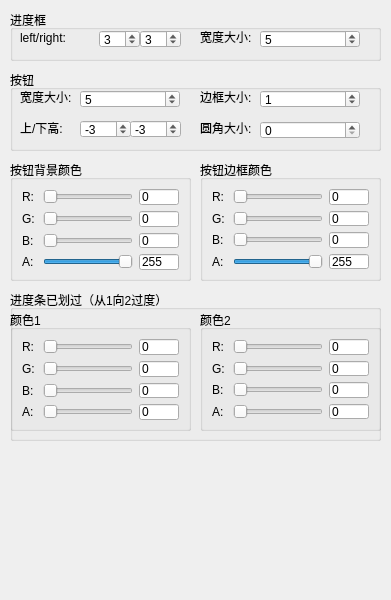
        <widget class="QWidget" name="scrollAreaWidgetContents">
         <property name="enabled">
          <bool>true</bool>
         </property>
         <property name="geometry">
          <rect>
           <x>0</x>
           <y>-64</y>
           <width>391</width>
           <height>600</height>
          </rect>
         </property>
         <widget class="QGroupBox" name="groupBox_20">
          <property name="geometry">
           <rect>
            <x>10</x>
            <y>70</y>
            <width>371</width>
            <height>81</height>
           </rect>
          </property>
          <property name="title">
           <string>按钮</string>
          </property>
          <widget class="QLabel" name="label_29">
           <property name="geometry">
            <rect>
             <x>10</x>
             <y>50</y>
             <width>54</width>
             <height>16</height>
            </rect>
           </property>
           <property name="text">
            <string>上/下高:</string>
           </property>
          </widget>
          <widget class="QSpinBox" name="spinBox_10">
           <property name="geometry">
            <rect>
             <x>70</x>
             <y>50</y>
             <width>51</width>
             <height>18</height>
            </rect>
           </property>
           <property name="minimum">
            <number>-10</number>
           </property>
           <property name="value">
            <number>-3</number>
           </property>
          </widget>
          <widget class="QLabel" name="label_31">
           <property name="geometry">
            <rect>
             <x>10</x>
             <y>19</y>
             <width>54</width>
             <height>16</height>
            </rect>
           </property>
           <property name="text">
            <string>宽度大小:</string>
           </property>
          </widget>
          <widget class="QSpinBox" name="spinBox_11">
           <property name="geometry">
            <rect>
             <x>120</x>
             <y>50</y>
             <width>51</width>
             <height>18</height>
            </rect>
           </property>
           <property name="minimum">
            <number>-10</number>
           </property>
           <property name="value">
            <number>-3</number>
           </property>
          </widget>
          <widget class="QSpinBox" name="spinBox_9">
           <property name="geometry">
            <rect>
             <x>70</x>
             <y>20</y>
             <width>100</width>
             <height>18</height>
            </rect>
           </property>
           <property name="value">
            <number>5</number>
           </property>
          </widget>
          <widget class="QSpinBox" name="spinBox_12">
           <property name="geometry">
            <rect>
             <x>250</x>
             <y>51</y>
             <width>100</width>
             <height>18</height>
            </rect>
           </property>
          </widget>
          <widget class="QLabel" name="label_40">
           <property name="geometry">
            <rect>
             <x>190</x>
             <y>50</y>
             <width>54</width>
             <height>16</height>
            </rect>
           </property>
           <property name="text">
            <string>圆角大小:</string>
           </property>
          </widget>
          <widget class="QSpinBox" name="spinBox_13">
           <property name="geometry">
            <rect>
             <x>250</x>
             <y>20</y>
             <width>100</width>
             <height>18</height>
            </rect>
           </property>
           <property name="value">
            <number>1</number>
           </property>
          </widget>
          <widget class="QLabel" name="label_41">
           <property name="geometry">
            <rect>
             <x>190</x>
             <y>19</y>
             <width>54</width>
             <height>16</height>
            </rect>
           </property>
           <property name="text">
            <string>边框大小:</string>
           </property>
          </widget>
         </widget>
         <widget class="QGroupBox" name="groupBox_21">
          <property name="geometry">
           <rect>
            <x>10</x>
            <y>160</y>
            <width>181</width>
            <height>121</height>
           </rect>
          </property>
          <property name="maximumSize">
           <size>
            <width>300</width>
            <height>138</height>
           </size>
          </property>
          <property name="title">
           <string>按钮背景颜色</string>
          </property>
          <layout class="QGridLayout" name="gridLayout_5">
           <item row="0" column="0">
            <widget class="QLabel" name="label_35">
             <property name="minimumSize">
              <size>
               <width>15</width>
               <height>0</height>
              </size>
             </property>
             <property name="text">
              <string>R:</string>
             </property>
            </widget>
           </item>
           <item row="4" column="0">
            <widget class="QLabel" name="label_34">
             <property name="minimumSize">
              <size>
               <width>15</width>
               <height>0</height>
              </size>
             </property>
             <property name="text">
              <string>A:</string>
             </property>
            </widget>
           </item>
           <item row="4" column="2">
            <widget class="QLineEdit" name="lineEdit_17">
             <property name="maximumSize">
              <size>
               <width>40</width>
               <height>16777215</height>
              </size>
             </property>
             <property name="text">
              <string>255</string>
             </property>
            </widget>
           </item>
           <item row="3" column="2">
            <widget class="QLineEdit" name="lineEdit_16">
             <property name="maximumSize">
              <size>
               <width>40</width>
               <height>16777215</height>
              </size>
             </property>
             <property name="text">
              <string>0</string>
             </property>
            </widget>
           </item>
           <item row="2" column="2">
            <widget class="QLineEdit" name="lineEdit_15">
             <property name="maximumSize">
              <size>
               <width>40</width>
               <height>16777215</height>
              </size>
             </property>
             <property name="text">
              <string>0</string>
             </property>
            </widget>
           </item>
           <item row="0" column="2">
            <widget class="QLineEdit" name="lineEdit_14">
             <property name="maximumSize">
              <size>
               <width>40</width>
               <height>16777215</height>
              </size>
             </property>
             <property name="text">
              <string>0</string>
             </property>
            </widget>
           </item>
           <item row="2" column="0">
            <widget class="QLabel" name="label_32">
             <property name="minimumSize">
              <size>
               <width>15</width>
               <height>0</height>
              </size>
             </property>
             <property name="text">
              <string>G:</string>
             </property>
            </widget>
           </item>
           <item row="3" column="0">
            <widget class="QLabel" name="label_33">
             <property name="minimumSize">
              <size>
               <width>15</width>
               <height>0</height>
              </size>
             </property>
             <property name="text">
              <string>B:</string>
             </property>
            </widget>
           </item>
           <item row="0" column="1">
            <widget class="QSlider" name="horizontalSlider_14">
             <property name="maximum">
              <number>255</number>
             </property>
             <property name="orientation">
              <enum>Qt::Horizontal</enum>
             </property>
            </widget>
           </item>
           <item row="2" column="1">
            <widget class="QSlider" name="horizontalSlider_15">
             <property name="minimumSize">
              <size>
               <width>0</width>
               <height>0</height>
              </size>
             </property>
             <property name="maximum">
              <number>255</number>
             </property>
             <property name="orientation">
              <enum>Qt::Horizontal</enum>
             </property>
            </widget>
           </item>
           <item row="3" column="1">
            <widget class="QSlider" name="horizontalSlider_16">
             <property name="maximum">
              <number>255</number>
             </property>
             <property name="orientation">
              <enum>Qt::Horizontal</enum>
             </property>
            </widget>
           </item>
           <item row="4" column="1">
            <widget class="QSlider" name="horizontalSlider_17">
             <property name="maximum">
              <number>255</number>
             </property>
             <property name="value">
              <number>255</number>
             </property>
             <property name="orientation">
              <enum>Qt::Horizontal</enum>
             </property>
            </widget>
           </item>
          </layout>
         </widget>
         <widget class="QGroupBox" name="groupBox_22">
          <property name="geometry">
           <rect>
            <x>200</x>
            <y>160</y>
            <width>181</width>
            <height>121</height>
           </rect>
          </property>
          <property name="maximumSize">
           <size>
            <width>300</width>
            <height>138</height>
           </size>
          </property>
          <property name="title">
           <string>按钮边框颜色</string>
          </property>
          <layout class="QGridLayout" name="gridLayout_6">
           <item row="0" column="0">
            <widget class="QLabel" name="label_36">
             <property name="minimumSize">
              <size>
               <width>15</width>
               <height>0</height>
              </size>
             </property>
             <property name="text">
              <string>R:</string>
             </property>
            </widget>
           </item>
           <item row="0" column="1">
            <widget class="QSlider" name="horizontalSlider_18">
             <property name="minimumSize">
              <size>
               <width>0</width>
               <height>0</height>
              </size>
             </property>
             <property name="maximum">
              <number>255</number>
             </property>
             <property name="orientation">
              <enum>Qt::Horizontal</enum>
             </property>
            </widget>
           </item>
           <item row="0" column="2">
            <widget class="QLineEdit" name="lineEdit_18">
             <property name="maximumSize">
              <size>
               <width>40</width>
               <height>16777215</height>
              </size>
             </property>
             <property name="text">
              <string>0</string>
             </property>
            </widget>
           </item>
           <item row="1" column="0">
            <widget class="QLabel" name="label_37">
             <property name="minimumSize">
              <size>
               <width>15</width>
               <height>0</height>
              </size>
             </property>
             <property name="text">
              <string>G:</string>
             </property>
            </widget>
           </item>
           <item row="1" column="1">
            <widget class="QSlider" name="horizontalSlider_19">
             <property name="maximum">
              <number>255</number>
             </property>
             <property name="orientation">
              <enum>Qt::Horizontal</enum>
             </property>
            </widget>
           </item>
           <item row="1" column="2">
            <widget class="QLineEdit" name="lineEdit_19">
             <property name="maximumSize">
              <size>
               <width>40</width>
               <height>16777215</height>
              </size>
             </property>
             <property name="text">
              <string>0</string>
             </property>
            </widget>
           </item>
           <item row="2" column="0">
            <widget class="QLabel" name="label_38">
             <property name="minimumSize">
              <size>
               <width>15</width>
               <height>0</height>
              </size>
             </property>
             <property name="text">
              <string>B:</string>
             </property>
            </widget>
           </item>
           <item row="2" column="1">
            <widget class="QSlider" name="horizontalSlider_20">
             <property name="maximum">
              <number>255</number>
             </property>
             <property name="orientation">
              <enum>Qt::Horizontal</enum>
             </property>
            </widget>
           </item>
           <item row="2" column="2">
            <widget class="QLineEdit" name="lineEdit_20">
             <property name="maximumSize">
              <size>
               <width>40</width>
               <height>16777215</height>
              </size>
             </property>
             <property name="text">
              <string>0</string>
             </property>
            </widget>
           </item>
           <item row="3" column="0">
            <widget class="QLabel" name="label_39">
             <property name="minimumSize">
              <size>
               <width>15</width>
               <height>0</height>
              </size>
             </property>
             <property name="text">
              <string>A:</string>
             </property>
            </widget>
           </item>
           <item row="3" column="1">
            <widget class="QSlider" name="horizontalSlider_21">
             <property name="maximum">
              <number>255</number>
             </property>
             <property name="value">
              <number>255</number>
             </property>
             <property name="orientation">
              <enum>Qt::Horizontal</enum>
             </property>
            </widget>
           </item>
           <item row="3" column="2">
            <widget class="QLineEdit" name="lineEdit_21">
             <property name="maximumSize">
              <size>
               <width>40</width>
               <height>16777215</height>
              </size>
             </property>
             <property name="text">
              <string>255</string>
             </property>
            </widget>
           </item>
          </layout>
         </widget>
         <widget class="QGroupBox" name="groupBox_3">
          <property name="geometry">
           <rect>
            <x>10</x>
            <y>10</y>
            <width>371</width>
            <height>51</height>
           </rect>
          </property>
          <property name="title">
           <string>进度框</string>
          </property>
          <widget class="QSpinBox" name="spinBox_8">
           <property name="geometry">
            <rect>
             <x>130</x>
             <y>20</y>
             <width>41</width>
             <height>18</height>
            </rect>
           </property>
           <property name="minimum">
            <number>-10</number>
           </property>
           <property name="value">
            <number>3</number>
           </property>
          </widget>
          <widget class="QLabel" name="label_26">
           <property name="geometry">
            <rect>
             <x>10</x>
             <y>20</y>
             <width>71</width>
             <height>16</height>
            </rect>
           </property>
           <property name="text">
            <string>left/right:</string>
           </property>
          </widget>
          <widget class="QSpinBox" name="spinBox_6">
           <property name="geometry">
            <rect>
             <x>250</x>
             <y>20</y>
             <width>100</width>
             <height>18</height>
            </rect>
           </property>
           <property name="value">
            <number>5</number>
           </property>
          </widget>
          <widget class="QLabel" name="label_25">
           <property name="geometry">
            <rect>
             <x>190</x>
             <y>19</y>
             <width>54</width>
             <height>16</height>
            </rect>
           </property>
           <property name="text">
            <string>宽度大小:</string>
           </property>
          </widget>
          <widget class="QSpinBox" name="spinBox_7">
           <property name="geometry">
            <rect>
             <x>89</x>
             <y>20</y>
             <width>41</width>
             <height>18</height>
            </rect>
           </property>
           <property name="minimum">
            <number>-10</number>
           </property>
           <property name="value">
            <number>3</number>
           </property>
          </widget>
         </widget>
         <widget class="QGroupBox" name="groupBox_15">
          <property name="geometry">
           <rect>
            <x>10</x>
            <y>290</y>
            <width>371</width>
            <height>151</height>
           </rect>
          </property>
          <property name="title">
           <string>进度条已划过（从1向2过度）</string>
          </property>
          <widget class="QGroupBox" name="groupBox_24">
           <property name="geometry">
            <rect>
             <x>0</x>
             <y>20</y>
             <width>181</width>
             <height>121</height>
            </rect>
           </property>
           <property name="maximumSize">
            <size>
             <width>300</width>
             <height>138</height>
            </size>
           </property>
           <property name="title">
            <string>颜色1</string>
           </property>
           <layout class="QGridLayout" name="gridLayout_7">
            <item row="0" column="0">
             <widget class="QLabel" name="label_42">
              <property name="minimumSize">
               <size>
                <width>15</width>
                <height>0</height>
               </size>
              </property>
              <property name="text">
               <string>R:</string>
              </property>
             </widget>
            </item>
            <item row="4" column="0">
             <widget class="QLabel" name="label_43">
              <property name="minimumSize">
               <size>
                <width>15</width>
                <height>0</height>
               </size>
              </property>
              <property name="text">
               <string>A:</string>
              </property>
             </widget>
            </item>
            <item row="0" column="2">
             <widget class="QLineEdit" name="lineEdit_25">
              <property name="maximumSize">
               <size>
                <width>40</width>
                <height>16777215</height>
               </size>
              </property>
              <property name="text">
               <string>0</string>
              </property>
             </widget>
            </item>
            <item row="2" column="2">
             <widget class="QLineEdit" name="lineEdit_24">
              <property name="maximumSize">
               <size>
                <width>40</width>
                <height>16777215</height>
               </size>
              </property>
              <property name="text">
               <string>0</string>
              </property>
             </widget>
            </item>
            <item row="3" column="2">
             <widget class="QLineEdit" name="lineEdit_23">
              <property name="maximumSize">
               <size>
                <width>40</width>
                <height>16777215</height>
               </size>
              </property>
              <property name="text">
               <string>0</string>
              </property>
             </widget>
            </item>
            <item row="4" column="2">
             <widget class="QLineEdit" name="lineEdit_22">
              <property name="maximumSize">
               <size>
                <width>40</width>
                <height>16777215</height>
               </size>
              </property>
              <property name="text">
               <string>0</string>
              </property>
             </widget>
            </item>
            <item row="0" column="1">
             <widget class="QSlider" name="horizontalSlider_22">
              <property name="maximum">
               <number>255</number>
              </property>
              <property name="orientation">
               <enum>Qt::Horizontal</enum>
              </property>
             </widget>
            </item>
            <item row="3" column="0">
             <widget class="QLabel" name="label_45">
              <property name="minimumSize">
               <size>
                <width>15</width>
                <height>0</height>
               </size>
              </property>
              <property name="text">
               <string>B:</string>
              </property>
             </widget>
            </item>
            <item row="2" column="0">
             <widget class="QLabel" name="label_44">
              <property name="minimumSize">
               <size>
                <width>15</width>
                <height>0</height>
               </size>
              </property>
              <property name="text">
               <string>G:</string>
              </property>
             </widget>
            </item>
            <item row="3" column="1">
             <widget class="QSlider" name="horizontalSlider_24">
              <property name="maximum">
               <number>255</number>
              </property>
              <property name="orientation">
               <enum>Qt::Horizontal</enum>
              </property>
             </widget>
            </item>
            <item row="2" column="1">
             <widget class="QSlider" name="horizontalSlider_23">
              <property name="minimumSize">
               <size>
                <width>0</width>
                <height>0</height>
               </size>
              </property>
              <property name="maximum">
               <number>255</number>
              </property>
              <property name="orientation">
               <enum>Qt::Horizontal</enum>
              </property>
             </widget>
            </item>
            <item row="4" column="1">
             <widget class="QSlider" name="horizontalSlider_25">
              <property name="maximum">
               <number>255</number>
              </property>
              <property name="value">
               <number>0</number>
              </property>
              <property name="orientation">
               <enum>Qt::Horizontal</enum>
              </property>
             </widget>
            </item>
           </layout>
          </widget>
          <widget class="QGroupBox" name="groupBox_25">
           <property name="geometry">
            <rect>
             <x>190</x>
             <y>20</y>
             <width>181</width>
             <height>121</height>
            </rect>
           </property>
           <property name="maximumSize">
            <size>
             <width>300</width>
             <height>138</height>
            </size>
           </property>
           <property name="title">
            <string>颜色2</string>
           </property>
           <layout class="QGridLayout" name="gridLayout_8">
            <item row="0" column="0">
             <widget class="QLabel" name="label_46">
              <property name="minimumSize">
               <size>
                <width>15</width>
                <height>0</height>
               </size>
              </property>
              <property name="text">
               <string>R:</string>
              </property>
             </widget>
            </item>
            <item row="0" column="1">
             <widget class="QSlider" name="horizontalSlider_26">
              <property name="minimumSize">
               <size>
                <width>0</width>
                <height>0</height>
               </size>
              </property>
              <property name="maximum">
               <number>255</number>
              </property>
              <property name="orientation">
               <enum>Qt::Horizontal</enum>
              </property>
             </widget>
            </item>
            <item row="0" column="2">
             <widget class="QLineEdit" name="lineEdit_26">
              <property name="maximumSize">
               <size>
                <width>40</width>
                <height>16777215</height>
               </size>
              </property>
              <property name="text">
               <string>0</string>
              </property>
             </widget>
            </item>
            <item row="1" column="0">
             <widget class="QLabel" name="label_47">
              <property name="minimumSize">
               <size>
                <width>15</width>
                <height>0</height>
               </size>
              </property>
              <property name="text">
               <string>G:</string>
              </property>
             </widget>
            </item>
            <item row="1" column="1">
             <widget class="QSlider" name="horizontalSlider_27">
              <property name="maximum">
               <number>255</number>
              </property>
              <property name="orientation">
               <enum>Qt::Horizontal</enum>
              </property>
             </widget>
            </item>
            <item row="1" column="2">
             <widget class="QLineEdit" name="lineEdit_27">
              <property name="maximumSize">
               <size>
                <width>40</width>
                <height>16777215</height>
               </size>
              </property>
              <property name="text">
               <string>0</string>
              </property>
             </widget>
            </item>
            <item row="2" column="0">
             <widget class="QLabel" name="label_48">
              <property name="minimumSize">
               <size>
                <width>15</width>
                <height>0</height>
               </size>
              </property>
              <property name="text">
               <string>B:</string>
              </property>
             </widget>
            </item>
            <item row="2" column="1">
             <widget class="QSlider" name="horizontalSlider_28">
              <property name="maximum">
               <number>255</number>
              </property>
              <property name="orientation">
               <enum>Qt::Horizontal</enum>
              </property>
             </widget>
            </item>
            <item row="2" column="2">
             <widget class="QLineEdit" name="lineEdit_28">
              <property name="maximumSize">
               <size>
                <width>40</width>
                <height>16777215</height>
               </size>
              </property>
              <property name="text">
               <string>0</string>
              </property>
             </widget>
            </item>
            <item row="3" column="0">
             <widget class="QLabel" name="label_49">
              <property name="minimumSize">
               <size>
                <width>15</width>
                <height>0</height>
               </size>
              </property>
              <property name="text">
               <string>A:</string>
              </property>
             </widget>
            </item>
            <item row="3" column="1">
             <widget class="QSlider" name="horizontalSlider_29">
              <property name="maximum">
               <number>255</number>
              </property>
              <property name="value">
               <number>0</number>
              </property>
              <property name="orientation">
               <enum>Qt::Horizontal</enum>
              </property>
             </widget>
            </item>
            <item row="3" column="2">
             <widget class="QLineEdit" name="lineEdit_29">
              <property name="maximumSize">
               <size>
                <width>40</width>
                <height>16777215</height>
               </size>
              </property>
              <property name="text">
               <string>0</string>
              </property>
             </widget>
            </item>
           </layout>
          </widget>
         </widget>
        </widget>
